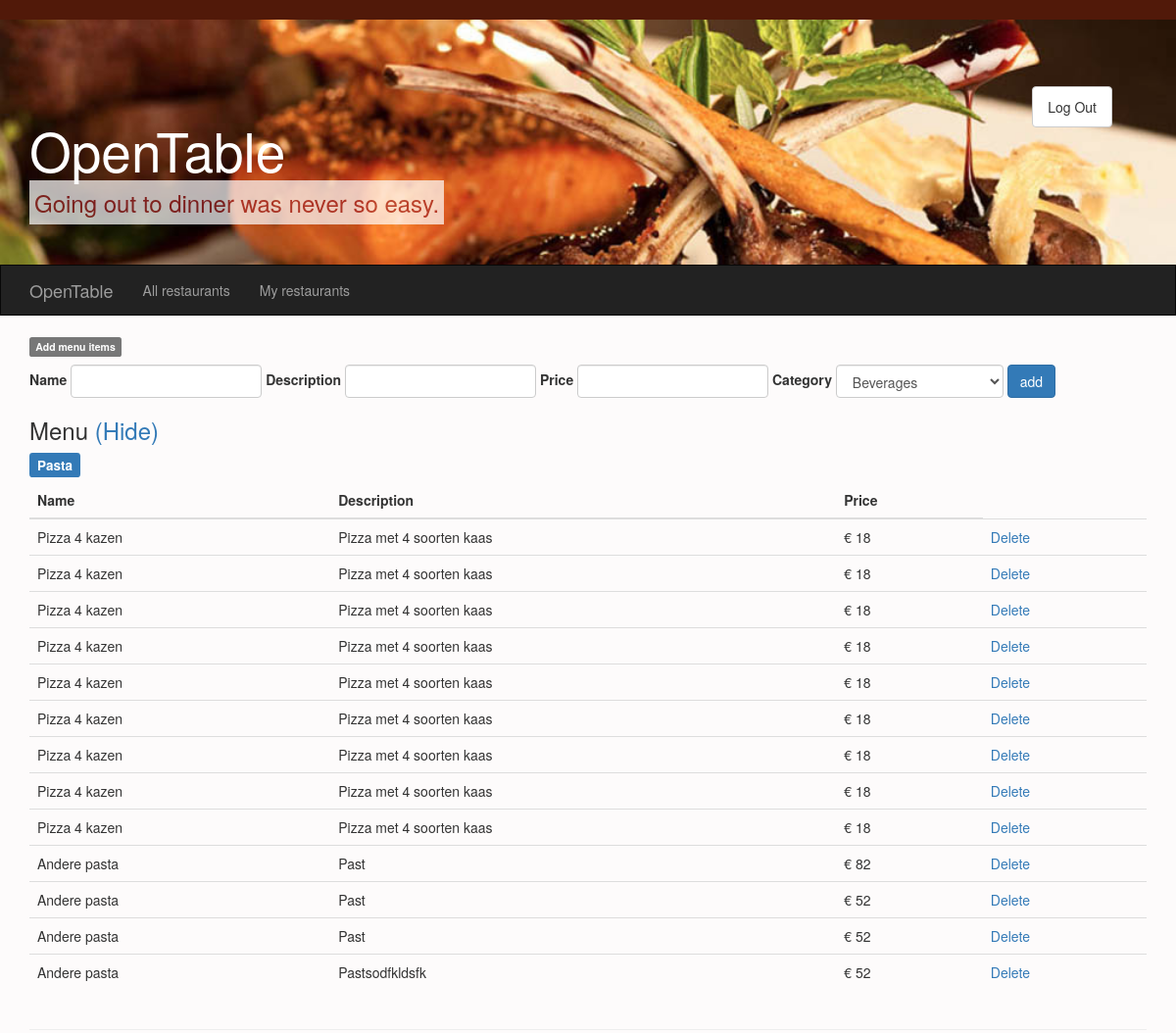
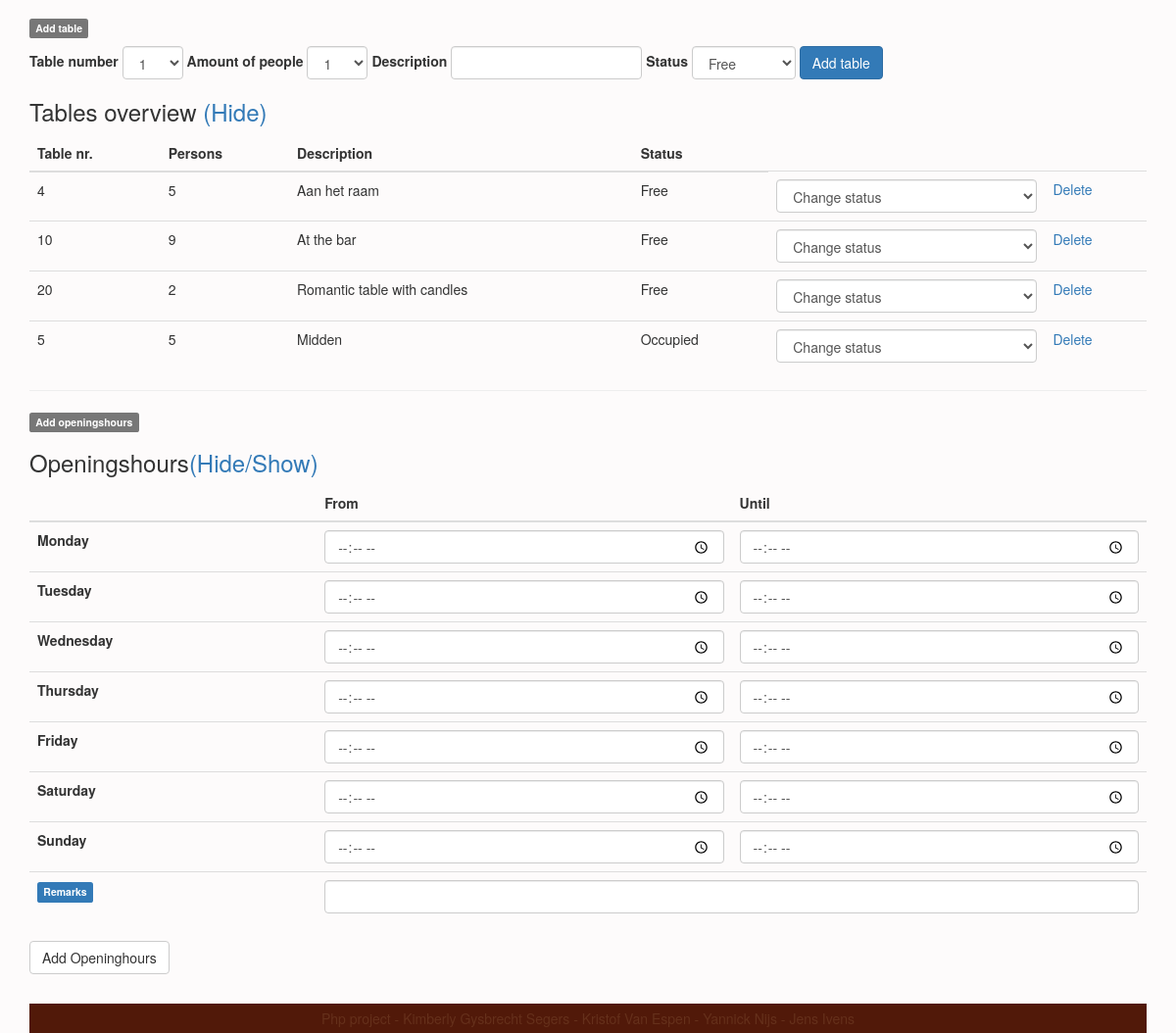
The page /managerestaurant.php?id=27 (signed in) on the database its author committed (2 pictures, top to bottom).
### tables this page shows
CREATE TABLE IF NOT EXISTS `menu` (
  `menu_id` int(11) NOT NULL AUTO_INCREMENT,
  `menu_name` longtext NOT NULL,
  `menu_description` longtext NOT NULL,
  `menu_price` int(11) NOT NULL,
  `menu_category` varchar(255) NOT NULL,
  `restaurant_id` int(11) NOT NULL,
  PRIMARY KEY (`menu_id`)
);

CREATE TABLE IF NOT EXISTS `table` (
  `table_id` int(11) NOT NULL AUTO_INCREMENT,
  `table_nr` varchar(255) NOT NULL,
  `table_persons` int(11) NOT NULL,
  `table_status` varchar(255) NOT NULL,
  `table_description` longtext NOT NULL,
  `restaurant_id` int(11) NOT NULL,
  PRIMARY KEY (`table_id`)
);

### classes/Menu.class.php (called while the page is built, shortened)
<?php
	include_once('Db.class.php');
	class Menu
	{
		public function getPasta($restaurantID)
		{
			$db = new Db();
			$sql = "SELECT * FROM menu WHERE menu_category = 'pasta' AND restaurant_id = '$restaurantID'";
			$result = $db->conn->query($sql);
			if($result)
			{
				$rows = array();
				while ($row = mysqli_fetch_array($result, MYSQL_ASSOC))
				{
				    $rows[] = $row;
				}
				return $rows;
			}
		}
	}
?>

### classes/Db.class.php (called while the page is built)
<?php
	class Db
	{
		private $m_sHost = "localhost";
		private $m_sUser = "root";
		private $m_sPassword = "";
		private $m_sDatabase = "opentable";
		public function __construct()
		{
			$this->conn = new mysqli($this->m_sHost, $this->m_sUser, $this->m_sPassword, $this->m_sDatabase);
		}
	}
 ?>

### classes/Table.class.php (called while the page is built, shortened)
<?php
	include_once('Db.class.php');
	class Table
	{
		public function getSpecificTablesfromRestaurant($restaurantID)
		{
			$db = new Db();
			$sql = "SELECT * FROM `table` WHERE restaurant_id = '$restaurantID'";
			$result = $db->conn->query($sql);
			if($result)
			{
				$rows = array();
				while ($row = mysqli_fetch_array($result, MYSQL_ASSOC))
				{
				    $rows[] = $row;
				}
				return $rows;
			}
		}
	}
?>

### managerestaurant.php (the view, shortened to what this page needs)
<?php
	$restaurantID = $_GET['id'];
	include_once("classes/Menu.class.php");
 	$menu = new Menu();
	$menuListPasta = $menu->getPasta($restaurantID);
	include_once('classes/Restaurant.class.php');
	include_once('classes/Table.class.php');
	$table = new Table();
	$tableList = $table->getSpecificTablesfromRestaurant($restaurantID);
 ?><!doctype html>
<html lang="en">
	<head>
		<link rel="stylesheet" href="css/reset.css">
		<link rel="stylesheet" href="//netdna.bootstrapcdn.com/bootstrap/3.1.1/css/bootstrap.min.css">
		<link rel="stylesheet" href="css/style.css">
	</head>
	<body>
	<header>
	</header>
	<div class="jumbotron">
		<div class="container">
			<section id="userLog">
			<?php
				if(isset($_SESSION['ownerIdentity'])) { ?>
					<ul class="nav nav-pills">
						<li><a class="btn btn-default" href="logout.php">Log Out</a></li>
					</ul>
				<?php }
				else { ?>
					<ul class="nav nav-pills">
						<li><a class="btn btn-default" href="login.php">Log In</a></li>
					</ul>
				<?php }
			?>
			</section>
			<h2>OpenTable</h2>
			<h3 class="slogan">Going out to dinner was never so easy.</h3>
		</div>
	</div>
    <div class="navbar navbar-inverse" role="navigation">
      <div class="container">
        <div class="navbar-header">
          <a class="navbar-brand" href="index.php">OpenTable</a>
        </div>
        <div class="navbar-collapse collapse">
			<?php
			if(isset($_SESSION['ownerIdentity'])) { ?>
				<ul class="nav navbar-nav">
					<li><a href="index.php">All restaurants</a></li>
					<li><a href="myRestaurants.php">My restaurants</a></li>
				</ul>
			<?php }
			else { ?>
				<ul class="nav navbar-nav">
					<li><a href="index.php">All restaurants</a></li>
				</ul>
			<?php }
			?>
		</div>
      </div>
    </div>
	<div class="container">
		<div id="menuView">
			<div class="row">
				<div class="col-sm-12">
					<p><span class="label label-default">Add menu items</span></p>
					<form action='' method="post" role="form" class="form-inline">
						<div class="form-group">
							<label for="menu_name">Name</label>
							<input class="form-control" id="menu_name" type="text" name="menu_name" required>
						</div>
						<div class="form-group">
							<label for="menu_description">Description</label>
							<input class="form-control" type="text" id="menu_description" name="menu_description" required>
						</div>
						<div class="form-group">
							<label for="menu_price">Price</label>
							<input class="form-control" type="text" id="menu_price" name="menu_price" required>
						</div>
						<div class="form-group">
							<label for="menu_category">Category</label>
							<select class="form-control" id="menu_category" name="menu_category">
									<option value="beverages">Beverages</option>
							</select>
						</div>
						<div class="form-group">
							<input class="btn btn-primary" type="submit" id='btnSubmit' name="add_menu" value="add">
						</div>
					</form>
				</div>
			</div>
				<div class="row">
					<div class="col-sm-12">
						<h3>Menu <span class="toggleMenu"><a href="#">(Hide)</a></span></h3>
						<div class="menu">
							<?php if(isset($menuListPasta) && !empty($menuListPasta))
							{ ?>
								<div>
									<h4><span class="label label-primary">Pasta</span></h4>
									<table class="table">
										<thead>
											<tr>
												<th>Name</th>
												<th>Description</th>
												<th>Price</th>
											</tr>
										</thead>
										<tbody id="pastaList">
											<?php
												foreach ($menuListPasta as $menuItem)
												{
													?>
													<tr>
														<td><?php echo ucfirst($menuItem['menu_name']); ?></td>
														<td><?php echo ucfirst($menuItem['menu_description']); ?></td>
														<td><?php echo "€ " . $menuItem['menu_price']; ?></td>
														<td><a href='#' class="deleteMenuItem" data-delete-menu-item="<?php echo $menuItem["menu_id"]; ?>">Delete</a></td>
													</tr>
												<?php } ?>
										</tbody>
									</table>
								</div>
							<?php } ?>
					</div>
					</div>
				</div>
			</div>
			<hr>
			<div id="tableView">
			<div class="row">
			<div class="col-sm-12">
			<p><span class="label label-default">Add table</span></p>
			<form action="" method="POST" role="form" class="form-inline">
				<div class="form-group">
				<label for="tableNumber">Table number</label>
				<select class="form-control" id="tableNumber" name="table_number">
					<option value="1">1</option>
				</select>
				</div>
				<div class="form-group">
				<label for="tablePeople">Amount of people</label>
				<select class="form-control" id="tablePeople" name="table_people" required>
					<option value="1">1</option>
				</select>
				</div>
				<div class="form-group">
				<label for="tableDescription">Description</label>
	   			<input class="form-control" id="tableDescription" name="table_description"/>
				</div>
				<div class="form-group">
	   			<label for="tableStatus">Status</label>
				<select class="form-control" id="tableStatus" name="table_status">
					<option value="Free">Free</option>
				</select>
				</div>
				<div class="form-group">
				<input class="btn btn-primary" type="submit" id="tableSave" name="table_add" value="Add table">
				</div>
			</form>
			</div>
			</div>
			<div class="row">
				<div class="col-sm-12">
					<h3>Tables overview <span class="toggleTable"><a href="#">(Hide)</a></span></h3>
					<div class="tableToggle">
					<table class="table">
						<thead>
							<tr>
								<th>Table nr.</th>
								<th>Persons</th>
								<th>Description</th>
								<th>Status</th>
							</tr>
						</thead>
						<tbody id="tableList">
							<?php
								foreach($tableList as $tableItem)
								{ ?>
										<tr>
											<td><?php echo $tableItem['table_nr']; ?></td>
											<td><?php echo $tableItem['table_persons']; ?></td>
											<td><?php echo ucfirst($tableItem['table_description']); ?></td>
											<td class="tableStatusText"><?php echo ucfirst($tableItem['table_status']); ?></td>
											<td>
												<select class="form-control changeTableStatus" name="change_table_status" data-change-status-table="<?php echo $tableItem["table_id"]; ?>">
													<option value="" disabled selected>Change status</option>
												</select>
											</td>
											<td><a href='#' class="deleteTable" data-delete-table="<?php echo $tableItem["table_id"]; ?>">Delete</a></td>
										</tr>
								<?php }
							?>
						</tbody>
					</table>
					<hr>
					<div id="openingshoursview">
						<p><span class="label label-default">Add openingshours</span></p>
						<h3>Openingshours<span class="toggleHours"><a href="#">(Hide/Show)</a></span></h3>
					<form action="" method="post" role="form">
						<table class="table">
							<thead>
								<tr>
									<th>&nbsp;</th>
									<th>From</th>
									<th>Until</th>
								</tr>
							</thead>
							<tbody>
								<tr>
									<td><strong>Monday</strong></td>
									<td><input class="form-control" type="time" name="monday_from" id="monday_from"></td>
									<td><input class="form-control" type="time" name="monday_until" id="monday_until"></td>
								</tr>
								<tr>
									<td><strong>Tuesday</strong></td>
									<td><input class="form-control" type="time" name="tuesday_from" id="tuesday_from"></td>
									<td><input class="form-control" type="time" name="tuesday_until" id="tuesday_until"></td>
								</tr>
								<tr>
									<td><strong>Wednesday</strong></td>
									<td><input class="form-control" type="time" name="wednesday_from" id="wednesday_from"></td>
									<td><input class="form-control" type="time" name="wednesday_until" id="wednesday_until"></td>
								</tr>
								<tr>
									<td><strong>Thursday</strong></td>
									<td><input class="form-control" type="time" name="thursday_from" id="thursday_from"></td>
									<td><input class="form-control" type="time" name="thursday_until" id="thursday_until"></td>
								</tr>
								<tr>
									<td><strong>Friday</strong></td>
									<td><input class="form-control" type="time" name="friday_from" id="friday_from"></td>
									<td><input class="form-control" type="time" name="friday_until" id="friday_until"></td>
								</tr>
								<tr>
									<td><strong>Saturday</strong></td>
									<td><input class="form-control" type="time" name="saturday_from" id="saturday_from"></td>
									<td><input class="form-control" type="time" name="saturday_until" id="saturday_until"></td>
								</tr>
								<tr>
									<td><strong>Sunday</strong></td>
									<td><input class="form-control" type="time" name="sunday_from" id="sunday_from"></td>
									<td><input class="form-control" type="time" name="sunday_until" id="sunday_until"></td>
								</tr>
								<tr>
									<td><strong><span class="label label-primary">Remarks</span></strong></td>
									<td colspan="2"><input class="form-control" type="text" name="remarks" id="remarks"></td>
								</tr>
							</tbody>
						</table>
					<div class="form-group">
						<input class="btn btn-default" type="submit" value="Add Openinghours" name="add_openinghours" id="add_openinghours">
					</div>
					</form>
					</div>
				</div>
			</div>
			</div>
		</div>
	<footer>
		Php project - Kimberly Gysbrecht Segers - Kristof Van Espen - Yannick Nijs - Jens Ivens
	</footer>
	</body>
</html>

### css/style.css (style rules this page uses)
body { background-color: #fdfbfb; }
.jumbotron { background-image: url(../images/banner.jpg); background-size: cover; width: 100%; background-color: green; height: 250px; width: 100%; margin-bottom: 0px; position: relative; }
.jumbotron h2 { color: white; font-size: 55px; padding-top: 35px; }
.slogan { background-color:white; display:inline; opacity: 0.7; padding:5px; color:brown; }
footer { width: 100%; background-color: #511909; color: #65301b; text-align: center; padding-top: 5px; padding-bottom: 5px; clear:both; margin-top: 15px; }
header { width: 100%; background-color: #511909; color: #65301b; }
table.table thead tr th { font-weight: bold; }
.container { position: relative; }
#userLog { position: absolute; top:20px; right:50px; }
.navbar { border-radius: 0px; }

### rows shown on the page
menu: menu_name "Pizza 4 kazen", menu_description "Pizza met 4 soorten kaas", menu_price "18"
menu: menu_name "Pizza 4 kazen", menu_description "Pizza met 4 soorten kaas", menu_price "18"
menu: menu_name "Pizza 4 kazen", menu_description "Pizza met 4 soorten kaas", menu_price "18"
menu: menu_name "Pizza 4 kazen", menu_description "Pizza met 4 soorten kaas", menu_price "18"
menu: menu_name "Pizza 4 kazen", menu_description "Pizza met 4 soorten kaas", menu_price "18"
menu: menu_name "Pizza 4 kazen", menu_description "Pizza met 4 soorten kaas", menu_price "18"
menu: menu_name "Pizza 4 kazen", menu_description "Pizza met 4 soorten kaas", menu_price "18"
menu: menu_name "Pizza 4 kazen", menu_description "Pizza met 4 soorten kaas", menu_price "18"
menu: menu_name "Pizza 4 kazen", menu_description "Pizza met 4 soorten kaas", menu_price "18"
menu: menu_name "Andere pasta", menu_description "Past", menu_price "82"
menu: menu_name "Andere pasta", menu_description "Past", menu_price "52"
menu: menu_name "Andere pasta", menu_description "Past", menu_price "52"
menu: menu_name "Andere pasta", menu_description "Pastsodfkldsfk", menu_price "52"
table: table_nr "4", table_persons "5", table_description "Aan het raam", table_status "Free"
table: table_nr "10", table_persons "9", table_description "At the bar", table_status "Free"
table: table_nr "20", table_persons "2", table_description "Romantic table with candles", table_status "Free"
table: table_nr "5", table_persons "5", table_description "Midden", table_status "Occupied"
